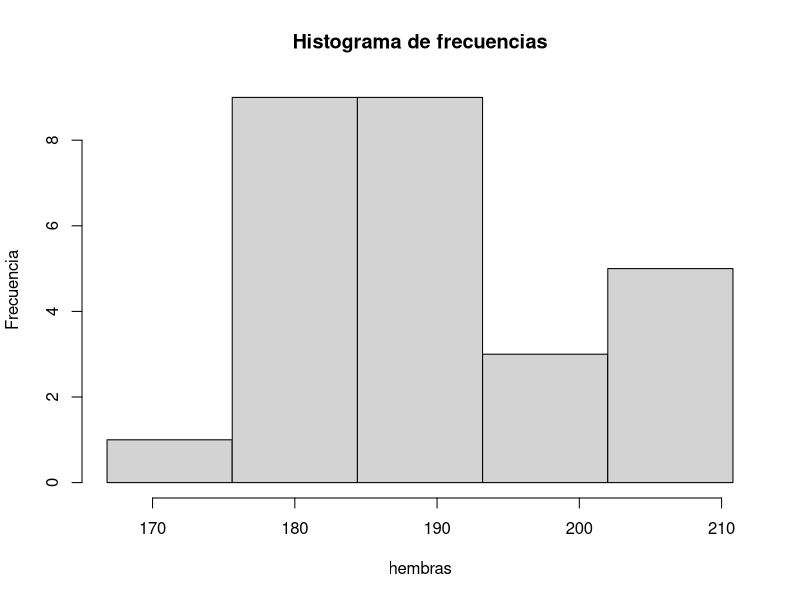

The R script that drew this image:
hembras<-c(183.2,184.1,183.0,204.3,176.5,179.0,188.3,186.8,202.2,182.5,190.0,
           178.1,193.2,180.4,184.3,189.2,189.1,203.1,166.8,196.3,193.3,187.3,
           185.8,189.3,195.5,202.4,210.8)

machos<-c(140.9,121.7,173.8,154.5,109.2,150.7,203.3,163.0,137.7,173.9,177.4,
          154.8,177.5,153.4,138.7,136.7,165.3,126.7,118.9,140.0,192.7,134.4,
          175.0,169.8,153.9,176.7,150.0)

#1.a) Haga un histograma con cinco clases y determine la distribución de los 
#datos para cada sexo. Explique acerca de la distribución del tamaño para cada género. 
#par(mfrow = c(1,2))
ancho_barras <- 8.8

#nbarras <- seq(min(hembras) - ancho_barras,
              # max(hembras) + ancho_barras, by = ancho_barras)

nbarras <- seq(min(hembras),
               max(hembras), by = ancho_barras)

hist(hembras, breaks = nbarras, main = "Histograma de frecuencias", 
     ylab = "Frecuencia")
